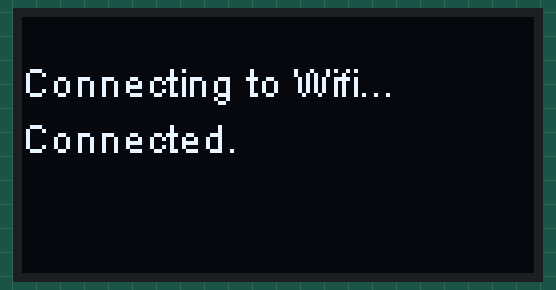
Simulated run of this sketch. Board: ESP8266 (NodeMCU). Shown: 128×64 one-colour display. WiFi joins after 1.5 s; servers stay silent unless stated; network time is answered at once with the bench clock; the local clock reads 2024-03-15 10:24:30 at power-on unless the sketch sets it; what the sketch prints to the serial monitor is not drawn.

Above: at 1.6 s.
At 2.6 s:
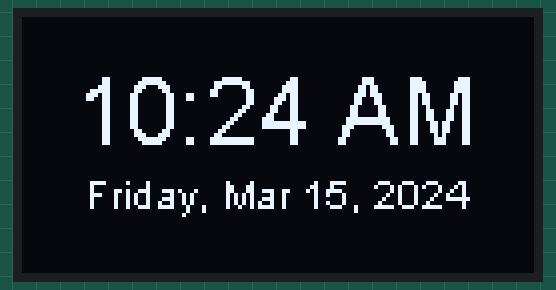
At 32.7 s:
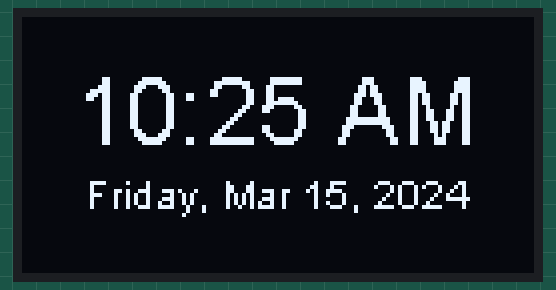
At 92.8 s:
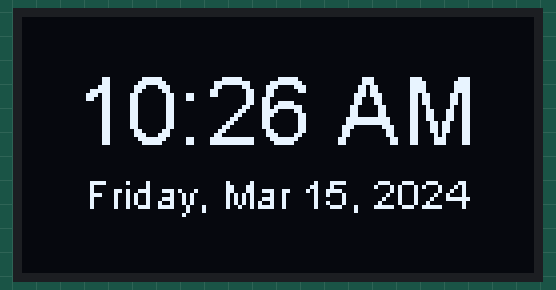

Measured:
- what the display in image 0 shows lasts 1.1 s, from 1.5 s to 2.6 s
- what the display in image 1 shows lasts 30.0 s, from 2.6 s to 32.6 s
- what the display in image 2 shows lasts 60.1 s, from 32.6 s to 92.7 s

The sketch:

simplestesp8266clock.ino
```cpp
#include <SSD1306.h>

// simplestesp8266clock.ino
//
// Libraries needed:
//  Time.h & TimeLib.h:  https://github.com/PaulStoffregen/Time
//  Timezone.h: https://github.com/JChristensen/Timezone
//  SSD1306.h & SSD1306Wire.h:  https://github.com/squix78/esp8266-oled-ssd1306
//  NTPClient.h: https://github.com/arduino-libraries/NTPClient
//  ESP8266WiFi.h & WifiUDP.h: https://github.com/ekstrand/ESP8266wifi
//
// 128x64 OLED pinout:
// GND goes to ground
// Vin goes to 3.3V
// Data to I2C SDA (GPIO 0)
// Clk to I2C SCL (GPIO 2)

#include <ESP8266WiFi.h>

#include <WifiUDP.h>
#include <String.h>
#include <Wire.h>
#include <NTPClient.h>
#include <Time.h>
#include <TimeLib.h>
#include <Timezone.h>

// Define NTP properties
#define NTP_OFFSET   60 * 60      // In seconds
#define NTP_INTERVAL 60 * 1000    // In miliseconds
#define NTP_ADDRESS  "in.pool.ntp.org"  // change this to whatever pool is closest (see ntp.org)

// Set up the NTP UDP client
WiFiUDP ntpUDP;
NTPClient timeClient(ntpUDP, NTP_ADDRESS, NTP_OFFSET, NTP_INTERVAL);

// Create a display object
SSD1306  display(0x3c, 5, 4); //0x3d for the Adafruit 1.3" OLED, 0x3C being the usual address of the OLED

const char* ssid = "";   // insert your own ssid
const char* password = "";              // and password
String date;
String t;
const char * days[] = {"Sunday", "Monday", "Tuesday", "Wednesday", "Thursday", "Friday", "Saturday"} ;
const char * months[] = {"Jan", "Feb", "Mar", "Apr", "May", "June", "July", "Aug", "Sep", "Oct", "Nov", "Dec"} ;
const char * ampm[] = {"AM", "PM"} ;

void setup ()
{
  Serial.begin(115200); // most ESP-01's use 115200 but this could vary
  timeClient.begin();   // Start the NTP UDP client

  Wire.pins(5, 4);  // Start the OLED with GPIO 0 and 2 on ESP-01
  Wire.begin(5, 4); // 0=sda, 2=scl
  display.init();
  display.flipScreenVertically();

  // Connect to wifi
  Serial.println("");
  Serial.print("Connecting to ");
  Serial.print(ssid);
  display.drawString(0, 10, "Connecting to Wifi...");
  display.display();
  WiFi.begin(ssid, password);
  while (WiFi.status() != WL_CONNECTED)
  {
    delay(500);
    Serial.print(".");
  }
  Serial.println("");
  Serial.print("Connected to WiFi at ");
  Serial.print(WiFi.localIP());
  Serial.println("");
  display.drawString(0, 24, "Connected.");
  display.display();
  delay(1000);
}

void loop()
{
  if (WiFi.status() == WL_CONNECTED) //Check WiFi connection status
  {
    date = "";  // clear the variables
    t = "";

    // update the NTP client and get the UNIX UTC timestamp
    timeClient.update();
    unsigned long epochTime =  timeClient.getEpochTime();

    // convert received time stamp to time_t object
    time_t local, utc;
    utc = epochTime;

    // Then convert the UTC UNIX timestamp to local time

    TimeChangeRule IST = {"IST", First, Mon, Jan, 0, 270};   //UTC - 6 hours - change this as needed
    Timezone inST(IST, IST);
    local = inST.toLocal(utc);

    // now format the Time variables into strings with proper names for month, day etc
    date += days[weekday(local)-1];
    date += ", ";
    date += months[month(local)-1];
    date += " ";
    date += day(local);
    date += ", ";
    date += year(local);

    // format the time to 12-hour format with AM/PM and no seconds
    t += hourFormat12(local);
    t += ":";
    if(minute(local) < 10)  // add a zero if minute is under 10
      t += "0";
    t += minute(local);
    t += " ";
    t += ampm[isPM(local)];

    // Display the date and time
    Serial.println("");
    Serial.print("Local date: ");
    Serial.print(date);
    Serial.println("");
    Serial.print("Local time: ");
    Serial.print(t);

    // print the date and time on the OLED
    display.clear();
    display.setTextAlignment(TEXT_ALIGN_CENTER);
    display.setFont(ArialMT_Plain_24);
    display.drawStringMaxWidth(64, 10, 128, t);
    display.setFont(ArialMT_Plain_10);
    display.drawStringMaxWidth(64, 38, 128, date);
    display.display();
  }
  else // attempt to connect to wifi again if disconnected
  {
    display.clear();
    display.drawString(0, 10, "Connecting to Wifi...");
    display.display();
    WiFi.begin(ssid, password);
    display.drawString(0, 24, "Connected.");
    display.display();
    delay(1000);
  }

  delay(10000);    //Send a request to update every 10 sec (= 10,000 ms)
}
```
